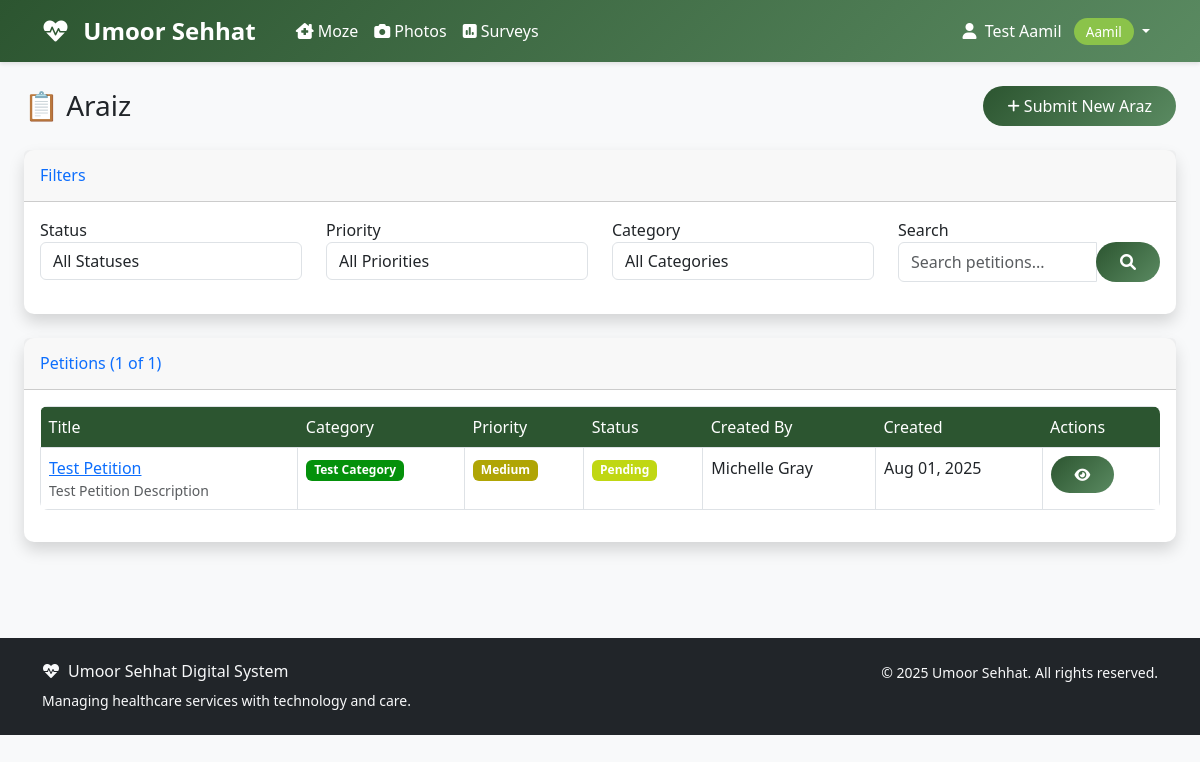
/araz/petitions/ (signed in), run on the app's committed database.
### accounts/models.py (models this page shows, shortened)
class User(AbstractUser):
    ROLE_CHOICES = [
        ('aamil', 'Aamil'),
        ('moze_coordinator', 'Moze Coordinator'),
        ('doctor', 'Doctor'),
        ('student', 'Student'),
        ('badri_mahal_admin', 'Badri Mahal Admin'),
    ]
    role = models.CharField(max_length=20, choices=ROLE_CHOICES, default='student')
    its_id = models.CharField(
        max_length=8,
        unique=True,
        null=True,
        blank=True,
        validators=[RegexValidator(
            regex=r'^\d{8}$',
            message='ITS ID must be exactly 8 digits',
            code='invalid_its_id'
        )],
        help_text='8-digit ITS ID'
    )
    phone_number = models.CharField(max_length=15, blank=True, null=True)
    profile_photo = models.URLField(blank=True, null=True)
    arabic_name = models.CharField(max_length=100, blank=True, null=True)
    age = models.PositiveIntegerField(blank=True, null=True)
    verified_certificate = models.FileField(upload_to='certificates/', blank=True, null=True)
    specialty = models.CharField(max_length=100, blank=True, null=True)
    college = models.CharField(max_length=100, blank=True, null=True)  # For students
    specialization = models.CharField(max_length=100, blank=True, null=True)  # For students
    created_at = models.DateTimeField(auto_now_add=True)
    updated_at = models.DateTimeField(auto_now=True)
    def get_full_name(self):
        if self.arabic_name:
            return self.arabic_name
        return super().get_full_name() or self.username
    @property
    def is_aamil(self):
        return self.role == 'aamil'
    @property
    def is_doctor(self):
        return self.role == 'doctor'
    @property
    def is_student(self):
        return self.role == 'student'
    @property
    def is_admin(self):
        return self.role == 'badri_mahal_admin' or self.is_superuser
    class Meta:
        verbose_name = 'User'
        verbose_name_plural = 'Users'
        ordering = ['first_name', 'last_name']

### araz/models.py (models this page shows, shortened)
class Petition(models.Model):
    STATUS_CHOICES = [
        ('pending', 'Pending'),
        ('in_progress', 'In Progress'),
        ('resolved', 'Resolved'),
        ('rejected', 'Rejected'),
    ]
    PRIORITY_CHOICES = [
        ('low', 'Low'),
        ('medium', 'Medium'),
        ('high', 'High'),
    ]
    title = models.CharField(max_length=200)
    description = models.TextField()
    category = models.ForeignKey(
        PetitionCategory,
        on_delete=models.SET_NULL,
        null=True,
        blank=True,
        related_name='petitions'
    )
    created_by = models.ForeignKey(
        settings.AUTH_USER_MODEL,
        on_delete=models.CASCADE,
        related_name='created_petitions'
    )
    is_anonymous = models.BooleanField(default=False)
    status = models.CharField(max_length=20, choices=STATUS_CHOICES, default='pending')
    priority = models.CharField(max_length=10, choices=PRIORITY_CHOICES, default='medium')
    moze = models.ForeignKey(
        'moze.Moze',
        on_delete=models.SET_NULL,
        null=True,
        blank=True,
        related_name='petitions'
    )
    created_at = models.DateTimeField(auto_now_add=True)
    updated_at = models.DateTimeField(auto_now=True)
    resolved_at = models.DateTimeField(null=True, blank=True)
    class Meta:
        ordering = ['-created_at']

class PetitionCategory(models.Model):
    name = models.CharField(max_length=100, unique=True)
    description = models.TextField(blank=True)
    color = models.CharField(max_length=7, default='#007bff')  # Hex color
    is_active = models.BooleanField(default=True)
    created_at = models.DateTimeField(auto_now_add=True)
    class Meta:
        verbose_name_plural = 'Petition Categories'

### araz/views.py (the view, shortened to what this page needs)
# urls.py: path('petitions/', views.PetitionListView.as_view(), name='petition_list'),
class PetitionListView(LoginRequiredMixin, ListView):
    model = Petition
    template_name = 'araz/petition_list.html'
    context_object_name = 'petitions'
    paginate_by = 20
    def get_queryset(self):
        user = self.request.user
        if user.is_admin:
            queryset = Petition.objects.all()
        elif user.is_aamil or user.is_moze_coordinator:
            queryset = Petition.objects.filter(
                Q(moze__aamil=user) | Q(moze__moze_coordinator=user) | Q(created_by=user)
            )
        else:
            queryset = Petition.objects.filter(created_by=user)
        status = self.request.GET.get('status')
        if status:
            queryset = queryset.filter(status=status)
        priority = self.request.GET.get('priority')
        if priority:
            queryset = queryset.filter(priority=priority)
        category = self.request.GET.get('category')
        if category:
            queryset = queryset.filter(category_id=category)
        search = self.request.GET.get('search')
        return queryset.select_related('created_by', 'category', 'moze').order_by('-created_at')
    def get_context_data(self, **kwargs):
        context = super().get_context_data(**kwargs)
        context['categories'] = PetitionCategory.objects.filter(is_active=True)
        context['status_choices'] = Petition.STATUS_CHOICES
        context['priority_choices'] = Petition.PRIORITY_CHOICES
        context['current_filters'] = {
            'status': self.request.GET.get('status', ''),
            'priority': self.request.GET.get('priority', ''),
            'category': self.request.GET.get('category', ''),
            'search': self.request.GET.get('search', ''),
        }
        return context

### templates/araz/petition_list.html (shortened to what this page needs)
{% extends 'base.html' %}
{% block content %}
<div class="container-fluid">
    <div class="row mb-4">
        <div class="col-12">
            <div class="d-sm-flex align-items-center justify-content-between">
                <h1 class="h3 mb-0 text-gray-800">📋 Araiz</h1>
                <a href="{% url 'araz:petition_create' %}" class="btn btn-primary">
                    <i class="fas fa-plus fa-sm"></i> Submit New Araz
                </a>
            </div>
        </div>
    </div>
    <div class="card shadow mb-4">
        <div class="card-header py-3">
            <h6 class="m-0 font-weight-bold text-primary">Filters</h6>
        </div>
        <div class="card-body">
            <form method="GET" class="row">
                <div class="col-md-3 mb-3">
                    <label for="status">Status</label>
                    <select name="status" id="status" class="form-control">
                        <option value="">All Statuses</option>
                    </select>
                </div>
                <div class="col-md-3 mb-3">
                    <label for="priority">Priority</label>
                    <select name="priority" id="priority" class="form-control">
                        <option value="">All Priorities</option>
                    </select>
                </div>
                <div class="col-md-3 mb-3">
                    <label for="category">Category</label>
                    <select name="category" id="category" class="form-control">
                        <option value="">All Categories</option>
                    </select>
                </div>
                <div class="col-md-3 mb-3">
                    <label for="search">Search</label>
                    <div class="input-group">
                        <input type="text" name="search" id="search" class="form-control" placeholder="Search petitions..." value="{{ current_filters.search }}">
                        <div class="input-group-append">
                            <button type="submit" class="btn btn-primary">
                                <i class="fas fa-search"></i>
                            </button>
                        </div>
                    </div>
                </div>
            </form>
        </div>
    </div>
    <div class="card shadow mb-4">
        <div class="card-header py-3">
            <h6 class="m-0 font-weight-bold text-primary">
                Petitions ({{ petitions|length }} of {{ page_obj.paginator.count }})
            </h6>
        </div>
        <div class="card-body">
            {% if petitions %}
                <div class="table-responsive">
                    <table class="table table-bordered" width="100%" cellspacing="0">
                        <thead>
                            <tr>
                                <th>Title</th>
                                <th>Category</th>
                                <th>Priority</th>
                                <th>Status</th>
                                <th>Created By</th>
                                <th>Created</th>
                                <th>Actions</th>
                            </tr>
                        </thead>
                        <tbody>
                            {% for petition in petitions %}
                            <tr>
                                <td>
                                    <a href="{% url 'araz:petition_detail' petition.pk %}" class="font-weight-bold">
                                        {{ petition.title|truncatechars:50 }}
                                    </a>
                                    {% if petition.description %}
                                        <div class="small text-muted">{{ petition.description|truncatechars:80 }}</div>
                                    {% endif %}
                                </td>
                                <td>
                                    {% if petition.category %}
                                        <span class="badge badge-secondary" style="background-color: rgb(4, 145, 11);" >{{ petition.category.name }}</span>
                                    {% else %}
                                        <span class="text-muted">No category</span>
                                    {% endif %}
                                </td>
                                <td>
                                    {% if petition.priority == 'high' %}
                                        <span class="badge badge-danger" style="background-color: rgb(235, 76, 2);">High</span>
                                    {% elif petition.priority == 'medium' %}
                                        <span class="badge badge-warning" style="background-color: rgb(176, 165, 5);">Medium</span>
                                    {% else %}
                                        <span class="badge badge-info" style="background-color: rgb(98, 20, 223);">Low</span>
                                    {% endif %}
                                </td>
                                <td>
                                    {% if petition.status == 'pending' %}
                                        <span class="badge badge-warning" style="background-color: rgb(192, 215, 19);">Pending</span>
                                    {% elif petition.status == 'in_progress' %}
                                        <span class="badge badge-info" style="background-color: orange;">In Progress</span>
                                    {% elif petition.status == 'resolved' %}
                                        <span class="badge badge-success" style="background-color: rgb(40, 146, 5);">Resolved</span>
                                    {% else %}
                                        <span class="badge badge-danger" style="background-color: rgb(229, 9, 9);">Rejected</span>
                                    {% endif %}
                                </td>
                                <td>
                                    {% if petition.is_anonymous %}
                                        <span class="text-muted">Anonymous</span>
                                    {% else %}
                                        {{ petition.created_by.get_full_name }}
                                    {% endif %}
                                </td>
                                <td>{{ petition.created_at|date:"M d, Y" }}</td>
                                <td>
                                    <a href="{% url 'araz:petition_detail' petition.pk %}" class="btn btn-sm btn-primary">
                                        <i class="fas fa-eye"></i>
                                    </a>
                                </td>
                            </tr>
                            {% endfor %}
                        </tbody>
                    </table>
                </div>
            {% endif %}
        </div>
    </div>
</div>
{% endblock %}

### templates/base.html (shortened to what this page needs)
<!DOCTYPE html>
<html lang="en">
<head>
    <link href="https://cdn.jsdelivr.net/npm/bootstrap@5.3.0/dist/css/bootstrap.min.css" rel="stylesheet">
    <link href="https://cdnjs.cloudflare.com/ajax/libs/font-awesome/6.0.0/css/all.min.css" rel="stylesheet">
</head>
<body>
    <nav class="navbar navbar-expand-lg navbar-custom">
        <div class="container">
            <a class="navbar-brand text-white" href="{% url 'dashboard' %}">
                <i class="fas fa-heartbeat me-2"></i>
                Umoor Sehhat
            </a>
            <div class="collapse navbar-collapse" id="navbarNav">
                {% if user.is_authenticated %}
                    <ul class="navbar-nav me-auto">
                        {% if user.is_aamil or user.is_moze_coordinator %}
                            <li class="nav-item">
                                <a class="nav-link" href="#">
                                    <i class="fas fa-clinic-medical me-1"></i>Moze
                                </a>
                            </li>
                            <li class="nav-item">
                                <a class="nav-link" href="#">
                                    <i class="fas fa-camera me-1"></i>Photos
                                </a>
                            </li>
                        {% endif %}
                        <li class="nav-item">
                            <a class="nav-link" href="{% url 'surveys:list' %}" class="text-decoration-none">
                                <i class="fas fa-poll me-1"></i>Surveys
                            </a>
                        </li>
                    </ul>
                    <ul class="navbar-nav">
                        <li class="nav-item dropdown">
                            <a class="nav-link dropdown-toggle" href="#" id="navbarDropdown" role="button" data-bs-toggle="dropdown">
                                <i class="fas fa-user me-1"></i>
                                {{ user.get_full_name|default:user.username }}
                                <span class="role-badge ms-2">{{ user.get_role_display }}</span>
                            </a>
                        </li>
                    </ul>
                {% endif %}
            </div>
        </div>
    </nav>
    <main class="container-fluid py-4">
        {% block content %}{% endblock %}
    </main>
    <footer class="bg-dark text-light py-4 mt-5">
        <div class="container">
            <div class="row">
                <div class="col-md-6">
                    <h6><i class="fas fa-heartbeat me-2"></i>Umoor Sehhat Digital System</h6>
                    <p class="small mb-0">Managing healthcare services with technology and care.</p>
                </div>
                <div class="col-md-6 text-md-end">
                    <p class="small mb-0">
                        &copy; {% now "Y" %} Umoor Sehhat. All rights reserved.
                    </p>
                </div>
            </div>
        </div>
    </footer>
</body>
</html>

### data on the page
User: get_full_name "Test Aamil", role "Aamil"
Petition: title "Test Petition", description "Test Petition Description", category.name "Test Category", priority "Medium", status "Pending", created_by.get_full_name "Michelle Gray", created_at "Aug 01, 2025"

### other printed values
{{ petitions|length }} "1"
{{ page_obj.paginator.count }} "1"
